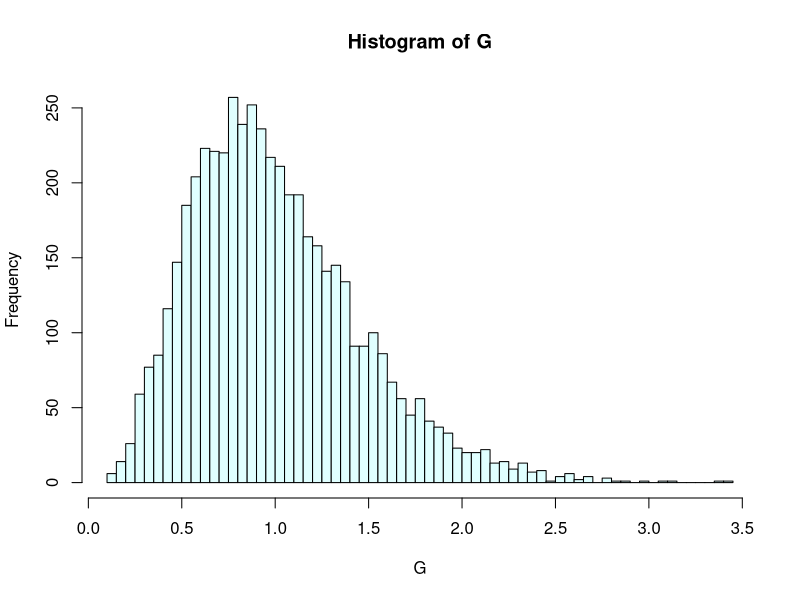

This chart was generated by the following R code:
genGamma<-function(sample, n, lambda) {
  G<-vector(length=sample);

  set.seed(1);

  for (i in 1:sample) {
    u<-runif(n, 0, 1);
    G[i] = prod(u);
  }

  G = (-1 / lambda) * log(G);

  png("2.png");
  hist(G, breaks = 50, col = "light cyan", plot = TRUE);

  return(c(mean(G), max(G), min(G)));
}

output<-genGamma(5000, 5, 5);

cat("The mean, maximum, and minimum are calculated to be", output[1], ",", output[2], ", and", output[3], "respectively.\n");
